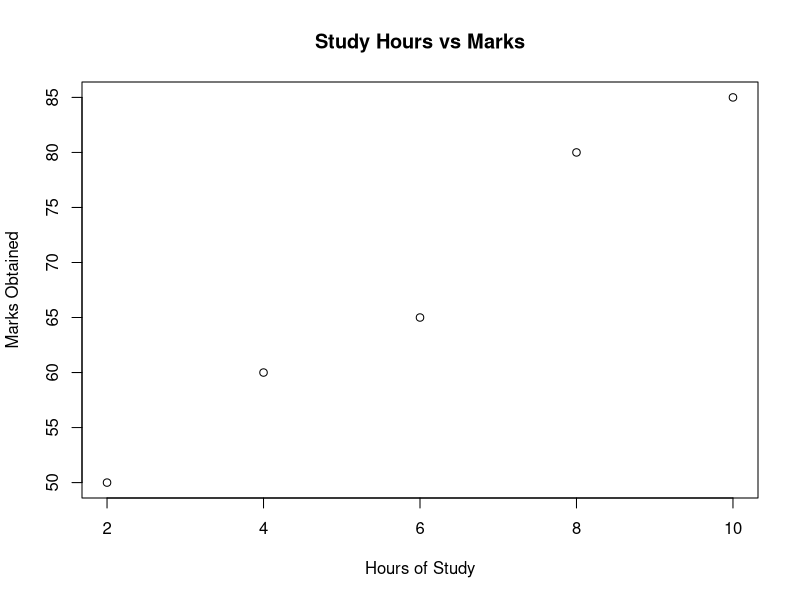

Here is the R script that generated this plot:
x <- c(2,4,6,8,10)
y <- c(50,60,65,80,85)

# Correlation
cor(x,y)

# Linear regression model
model <- lm(y ~ x)

# Summary of model
summary(model)

# Regression coefficients
coef(model)

# Scatter plot
plot(x, y,
     main = "Study Hours vs Marks",
     xlab = "Hours of Study",
     ylab = "Marks Obtained"
)
